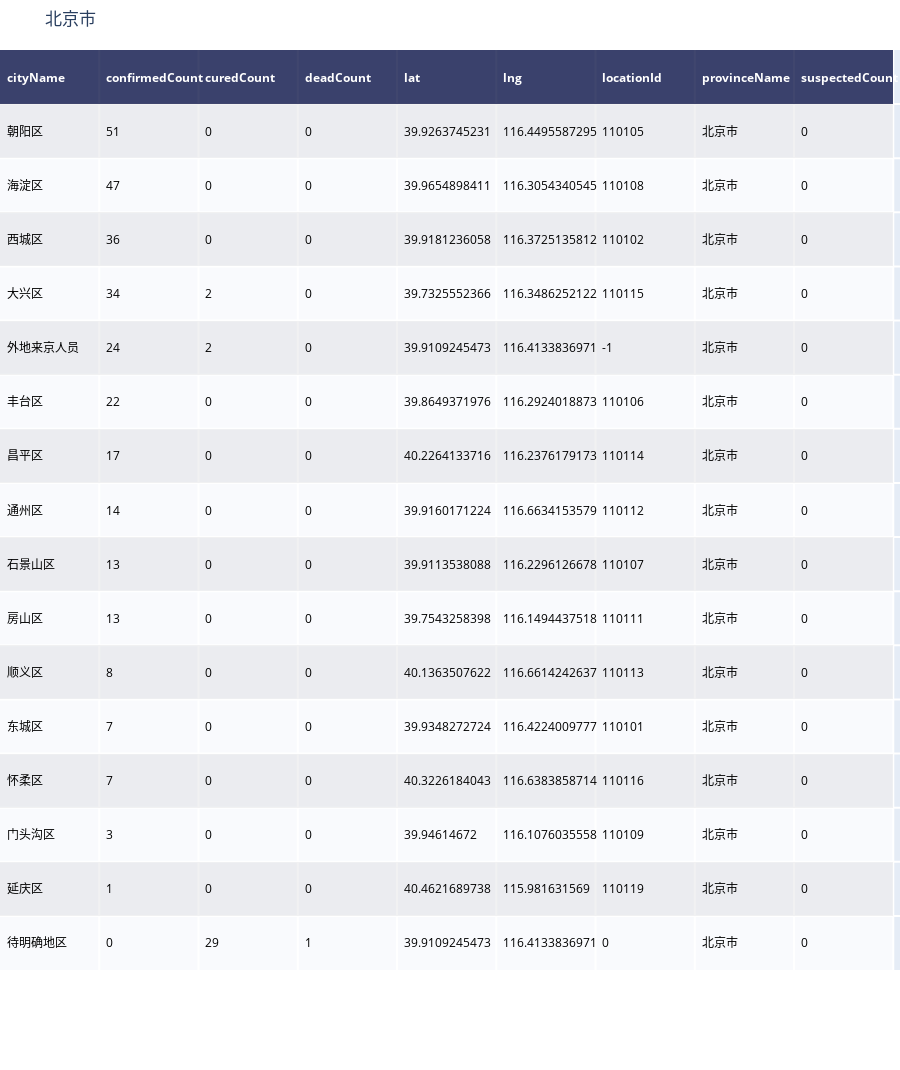

Notebook source saved alongside this figure:
### Code cell
tab.update_layout(
    title_text='北京市',
)
tab.layout.margin.update({'t':50, 'b':100})
tab.show()

### Figure 1 — Plotly figure (JSON) as saved in the notebook; plotly's stock layout.template omitted (floating-point values rounded to 4 significant figures; data arrays with more than 128 entries replaced by an {"elided": "..."} marker saying what was removed)
{"data": [{"colorscale": [[0, "#00083e"], [0.5, "#ededee"], [1, "#ffffff"]], "hoverinfo": "none", "opacity": 0.75, "showscale": false, "type": "heatmap", "z": {"elided": "17x9 float values"}}], "layout": {"annotations": [{"align": "left", "font": {"color": "#ffffff"}, "showarrow": false, "text": "<b>cityName</b>", "x": -0.45, "xanchor": "left", "xref": "x", "y": 0, "yref": "y"}, {"align": "left", "font": {"color": "#ffffff"}, "showarrow": false, "text": "<b>confirmedCount</b>", "x": 0.55, "xanchor": "left", "xref": "x", "y": 0, "yref": "y"}, {"align": "left", "font": {"color": "#ffffff"}, "showarrow": false, "text": "<b>curedCount</b>", "x": 1.55, "xanchor": "left", "xref": "x", "y": 0, "yref": "y"}, {"align": "left", "font": {"color": "#ffffff"}, "showarrow": false, "text": "<b>deadCount</b>", "x": 2.55, "xanchor": "left", "xref": "x", "y": 0, "yref": "y"}, {"align": "left", "font": {"color": "#ffffff"}, "showarrow": false, "text": "<b>lat</b>", "x": 3.55, "xanchor": "left", "xref": "x", "y": 0, "yref": "y"}, {"align": "left", "font": {"color": "#ffffff"}, "showarrow": false, "text": "<b>lng</b>", "x": 4.55, "xanchor": "left", "xref": "x", "y": 0, "yref": "y"}, {"align": "left", "font": {"color": "#ffffff"}, "showarrow": false, "text": "<b>locationId</b>", "x": 5.55, "xanchor": "left", "xref": "x", "y": 0, "yref": "y"}, {"align": "left", "font": {"color": "#ffffff"}, "showarrow": false, "text": "<b>provinceName</b>", "x": 6.55, "xanchor": "left", "xref": "x", "y": 0, "yref": "y"}, {"align": "left", "font": {"color": "#ffffff"}, "showarrow": false, "text": "<b>suspectedCount</b>", "x": 7.55, "xanchor": "left", "xref": "x", "y": 0, "yref": "y"}, {"align": "left", "font": {"color": "#000000"}, "showarrow": false, "text": "朝阳区", "x": -0.45, "xanchor": "left", "xref": "x", "y": 1, "yref": "y"}, {"align": "left", "font": {"color": "#000000"}, "showarrow": false, "text": "51", "x": 0.55, "xanchor": "left", "xref": "x", "y": 1, "yref": "y"}, {"align": "left", "font": {"color": "#000000"}, "showarrow": false, "text": "0", "x": 1.55, "xanchor": "left", "xref": "x", "y": 1, "yref": "y"}, {"align": "left", "font": {"color": "#000000"}, "showarrow": false, "text": "0", "x": 2.55, "xanchor": "left", "xref": "x", "y": 1, "yref": "y"}, {"align": "left", "font": {"color": "#000000"}, "showarrow": false, "text": "39.9263745231", "x": 3.55, "xanchor": "left", "xref": "x", "y": 1, "yref": "y"}, {"align": "left", "font": {"color": "#000000"}, "showarrow": false, "text": "116.4495587295", "x": 4.55, "xanchor": "left", "xref": "x", "y": 1, "yref": "y"}, {"align": "left", "font": {"color": "#000000"}, "showarrow": false, "text": "110105", "x": 5.55, "xanchor": "left", "xref": "x", "y": 1, "yref": "y"}, {"align": "left", "font": {"color": "#000000"}, "showarrow": false, "text": "北京市", "x": 6.55, "xanchor": "left", "xref": "x", "y": 1, "yref": "y"}, {"align": "left", "font": {"color": "#000000"}, "showarrow": false, "text": "0", "x": 7.55, "xanchor": "left", "xref": "x", "y": 1, "yref": "y"}, {"align": "left", "font": {"color": "#000000"}, "showarrow": false, "text": "海淀区", "x": -0.45, "xanchor": "left", "xref": "x", "y": 2, "yref": "y"}, {"align": "left", "font": {"color": "#000000"}, "showarrow": false, "text": "47", "x": 0.55, "xanchor": "left", "xref": "x", "y": 2, "yref": "y"}, {"align": "left", "font": {"color": "#000000"}, "showarrow": false, "text": "0", "x": 1.55, "xanchor": "left", "xref": "x", "y": 2, "yref": "y"}, {"align": "left", "font": {"color": "#000000"}, "showarrow": false, "text": "0", "x": 2.55, "xanchor": "left", "xref": "x", "y": 2, "yref": "y"}, {"align": "left", "font": {"color": "#000000"}, "showarrow": false, "text": "39.9654898411", "x": 3.55, "xanchor": "left", "xref": "x", "y": 2, "yref": "y"}, {"align": "left", "font": {"color": "#000000"}, "showarrow": false, "text": "116.3054340545", "x": 4.55, "xanchor": "left", "xref": "x", "y": 2, "yref": "y"}, {"align": "left", "font": {"color": "#000000"}, "showarrow": false, "text": "110108", "x": 5.55, "xanchor": "left", "xref": "x", "y": 2, "yref": "y"}, {"align": "left", "font": {"color": "#000000"}, "showarrow": false, "text": "北京市", "x": 6.55, "xanchor": "left", "xref": "x", "y": 2, "yref": "y"}, {"align": "left", "font": {"color": "#000000"}, "showarrow": false, "text": "0", "x": 7.55, "xanchor": "left", "xref": "x", "y": 2, "yref": "y"}, {"align": "left", "font": {"color": "#000000"}, "showarrow": false, "text": "西城区", "x": -0.45, "xanchor": "left", "xref": "x", "y": 3, "yref": "y"}, {"align": "left", "font": {"color": "#000000"}, "showarrow": false, "text": "36", "x": 0.55, "xanchor": "left", "xref": "x", "y": 3, "yref": "y"}, {"align": "left", "font": {"color": "#000000"}, "showarrow": false, "text": "0", "x": 1.55, "xanchor": "left", "xref": "x", "y": 3, "yref": "y"}, {"align": "left", "font": {"color": "#000000"}, "showarrow": false, "text": "0", "x": 2.55, "xanchor": "left", "xref": "x", "y": 3, "yref": "y"}, {"align": "left", "font": {"color": "#000000"}, "showarrow": false, "text": "39.9181236058", "x": 3.55, "xanchor": "left", "xref": "x", "y": 3, "yref": "y"}, {"align": "left", "font": {"color": "#000000"}, "showarrow": false, "text": "116.3725135812", "x": 4.55, "xanchor": "left", "xref": "x", "y": 3, "yref": "y"}, {"align": "left", "font": {"color": "#000000"}, "showarrow": false, "text": "110102", "x": 5.55, "xanchor": "left", "xref": "x", "y": 3, "yref": "y"}, {"align": "left", "font": {"color": "#000000"}, "showarrow": false, "text": "北京市", "x": 6.55, "xanchor": "left", "xref": "x", "y": 3, "yref": "y"}, {"align": "left", "font": {"color": "#000000"}, "showarrow": false, "text": "0", "x": 7.55, "xanchor": "left", "xref": "x", "y": 3, "yref": "y"}, {"align": "left", "font": {"color": "#000000"}, "showarrow": false, "text": "大兴区", "x": -0.45, "xanchor": "left", "xref": "x", "y": 4, "yref": "y"}, {"align": "left", "font": {"color": "#000000"}, "showarrow": false, "text": "34", "x": 0.55, "xanchor": "left", "xref": "x", "y": 4, "yref": "y"}, {"align": "left", "font": {"color": "#000000"}, "showarrow": false, "text": "2", "x": 1.55, "xanchor": "left", "xref": "x", "y": 4, "yref": "y"}, {"align": "left", "font": {"color": "#000000"}, "showarrow": false, "text": "0", "x": 2.55, "xanchor": "left", "xref": "x", "y": 4, "yref": "y"}, {"align": "left", "font": {"color": "#000000"}, "showarrow": false, "text": "39.7325552366", "x": 3.55, "xanchor": "left", "xref": "x", "y": 4, "yref": "y"}, {"align": "left", "font": {"color": "#000000"}, "showarrow": false, "text": "116.3486252122", "x": 4.55, "xanchor": "left", "xref": "x", "y": 4, "yref": "y"}, {"align": "left", "font": {"color": "#000000"}, "showarrow": false, "text": "110115", "x": 5.55, "xanchor": "left", "xref": "x", "y": 4, "yref": "y"}, {"align": "left", "font": {"color": "#000000"}, "showarrow": false, "text": "北京市", "x": 6.55, "xanchor": "left", "xref": "x", "y": 4, "yref": "y"}, {"align": "left", "font": {"color": "#000000"}, "showarrow": false, "text": "0", "x": 7.55, "xanchor": "left", "xref": "x", "y": 4, "yref": "y"}, {"align": "left", "font": {"color": "#000000"}, "showarrow": false, "text": "外地来京人员", "x": -0.45, "xanchor": "left", "xref": "x", "y": 5, "yref": "y"}, {"align": "left", "font": {"color": "#000000"}, "showarrow": false, "text": "24", "x": 0.55, "xanchor": "left", "xref": "x", "y": 5, "yref": "y"}, {"align": "left", "font": {"color": "#000000"}, "showarrow": false, "text": "2", "x": 1.55, "xanchor": "left", "xref": "x", "y": 5, "yref": "y"}, {"align": "left", "font": {"color": "#000000"}, "showarrow": false, "text": "0", "x": 2.55, "xanchor": "left", "xref": "x", "y": 5, "yref": "y"}, {"align": "left", "font": {"color": "#000000"}, "showarrow": false, "text": "39.9109245473", "x": 3.55, "xanchor": "left", "xref": "x", "y": 5, "yref": "y"}, {"align": "left", "font": {"color": "#000000"}, "showarrow": false, "text": "116.4133836971", "x": 4.55, "xanchor": "left", "xref": "x", "y": 5, "yref": "y"}, {"align": "left", "font": {"color": "#000000"}, "showarrow": false, "text": "-1", "x": 5.55, "xanchor": "left", "xref": "x", "y": 5, "yref": "y"}, {"align": "left", "font": {"color": "#000000"}, "showarrow": false, "text": "北京市", "x": 6.55, "xanchor": "left", "xref": "x", "y": 5, "yref": "y"}, {"align": "left", "font": {"color": "#000000"}, "showarrow": false, "text": "0", "x": 7.55, "xanchor": "left", "xref": "x", "y": 5, "yref": "y"}, {"align": "left", "font": {"color": "#000000"}, "showarrow": false, "text": "丰台区", "x": -0.45, "xanchor": "left", "xref": "x", "y": 6, "yref": "y"}, {"align": "left", "font": {"color": "#000000"}, "showarrow": false, "text": "22", "x": 0.55, "xanchor": "left", "xref": "x", "y": 6, "yref": "y"}, {"align": "left", "font": {"color": "#000000"}, "showarrow": false, "text": "0", "x": 1.55, "xanchor": "left", "xref": "x", "y": 6, "yref": "y"}, {"align": "left", "font": {"color": "#000000"}, "showarrow": false, "text": "0", "x": 2.55, "xanchor": "left", "xref": "x", "y": 6, "yref": "y"}, {"align": "left", "font": {"color": "#000000"}, "showarrow": false, "text": "39.8649371976", "x": 3.55, "xanchor": "left", "xref": "x", "y": 6, "yref": "y"}, {"align": "left", "font": {"color": "#000000"}, "showarrow": false, "text": "116.2924018873", "x": 4.55, "xanchor": "left", "xref": "x", "y": 6, "yref": "y"}, {"align": "left", "font": {"color": "#000000"}, "showarrow": false, "text": "110106", "x": 5.55, "xanchor": "left", "xref": "x", "y": 6, "yref": "y"}, {"align": "left", "font": {"color": "#000000"}, "showarrow": false, "text": "北京市", "x": 6.55, "xanchor": "left", "xref": "x", "y": 6, "yref": "y"}, {"align": "left", "font": {"color": "#000000"}, "showarrow": false, "text": "0", "x": 7.55, "xanchor": "left", "xref": "x", "y": 6, "yref": "y"}, {"align": "left", "font": {"color": "#000000"}, "showarrow": false, "text": "昌平区", "x": -0.45, "xanchor": "left", "xref": "x", "y": 7, "yref": "y"}, {"align": "left", "font": {"color": "#000000"}, "showarrow": false, "text": "17", "x": 0.55, "xanchor": "left", "xref": "x", "y": 7, "yref": "y"}, {"align": "left", "font": {"color": "#000000"}, "showarrow": false, "text": "0", "x": 1.55, "xanchor": "left", "xref": "x", "y": 7, "yref": "y"}, {"align": "left", "font": {"color": "#000000"}, "showarrow": false, "text": "0", "x": 2.55, "xanchor": "left", "xref": "x", "y": 7, "yref": "y"}, {"align": "left", "font": {"color": "#000000"}, "showarrow": false, "text": "40.2264133716", "x": 3.55, "xanchor": "left", "xref": "x", "y": 7, "yref": "y"}, {"align": "left", "font": {"color": "#000000"}, "showarrow": false, "text": "116.2376179173", "x": 4.55, "xanchor": "left", "xref": "x", "y": 7, "yref": "y"}, {"align": "left", "font": {"color": "#000000"}, "showarrow": false, "text": "110114", "x": 5.55, "xanchor": "left", "xref": "x", "y": 7, "yref": "y"}, {"align": "left", "font": {"color": "#000000"}, "showarrow": false, "text": "北京市", "x": 6.55, "xanchor": "left", "xref": "x", "y": 7, "yref": "y"}, {"align": "left", "font": {"color": "#000000"}, "showarrow": false, "text": "0", "x": 7.55, "xanchor": "left", "xref": "x", "y": 7, "yref": "y"}, {"align": "left", "font": {"color": "#000000"}, "showarrow": false, "text": "通州区", "x": -0.45, "xanchor": "left", "xref": "x", "y": 8, "yref": "y"}, {"align": "left", "font": {"color": "#000000"}, "showarrow": false, "text": "14", "x": 0.55, "xanchor": "left", "xref": "x", "y": 8, "yref": "y"}, {"align": "left", "font": {"color": "#000000"}, "showarrow": false, "text": "0", "x": 1.55, "xanchor": "left", "xref": "x", "y": 8, "yref": "y"}, {"align": "left", "font": {"color": "#000000"}, "showarrow": false, "text": "0", "x": 2.55, "xanchor": "left", "xref": "x", "y": 8, "yref": "y"}, {"align": "left", "font": {"color": "#000000"}, "showarrow": false, "text": "39.9160171224", "x": 3.55, "xanchor": "left", "xref": "x", "y": 8, "yref": "y"}, {"align": "left", "font": {"color": "#000000"}, "showarrow": false, "text": "116.6634153579", "x": 4.55, "xanchor": "left", "xref": "x", "y": 8, "yref": "y"}, {"align": "left", "font": {"color": "#000000"}, "showarrow": false, "text": "110112", "x": 5.55, "xanchor": "left", "xref": "x", "y": 8, "yref": "y"}, {"align": "left", "font": {"color": "#000000"}, "showarrow": false, "text": "北京市", "x": 6.55, "xanchor": "left", "xref": "x", "y": 8, "yref": "y"}, {"align": "left", "font": {"color": "#000000"}, "showarrow": false, "text": "0", "x": 7.55, "xanchor": "left", "xref": "x", "y": 8, "yref": "y"}, {"align": "left", "font": {"color": "#000000"}, "showarrow": false, "text": "石景山区", "x": -0.45, "xanchor": "left", "xref": "x", "y": 9, "yref": "y"}, {"align": "left", "font": {"color": "#000000"}, "showarrow": false, "text": "13", "x": 0.55, "xanchor": "left", "xref": "x", "y": 9, "yref": "y"}, {"align": "left", "font": {"color": "#000000"}, "showarrow": false, "text": "0", "x": 1.55, "xanchor": "left", "xref": "x", "y": 9, "yref": "y"}, {"align": "left", "font": {"color": "#000000"}, "showarrow": false, "text": "0", "x": 2.55, "xanchor": "left", "xref": "x", "y": 9, "yref": "y"}, {"align": "left", "font": {"color": "#000000"}, "showarrow": false, "text": "39.9113538088", "x": 3.55, "xanchor": "left", "xref": "x", "y": 9, "yref": "y"}, {"align": "left", "font": {"color": "#000000"}, "showarrow": false, "text": "116.2296126678", "x": 4.55, "xanchor": "left", "xref": "x", "y": 9, "yref": "y"}, {"align": "left", "font": {"color": "#000000"}, "showarrow": false, "text": "110107", "x": 5.55, "xanchor": "left", "xref": "x", "y": 9, "yref": "y"}, {"align": "left", "font": {"color": "#000000"}, "showarrow": false, "text": "北京市", "x": 6.55, "xanchor": "left", "xref": "x", "y": 9, "yref": "y"}, {"align": "left", "font": {"color": "#000000"}, "showarrow": false, "text": "0", "x": 7.55, "xanchor": "left", "xref": "x", "y": 9, "yref": "y"}, {"align": "left", "font": {"color": "#000000"}, "showarrow": false, "text": "房山区", "x": -0.45, "xanchor": "left", "xref": "x", "y": 10, "yref": "y"}, {"align": "left", "font": {"color": "#000000"}, "showarrow": false, "text": "13", "x": 0.55, "xanchor": "left", "xref": "x", "y": 10, "yref": "y"}, {"align": "left", "font": {"color": "#000000"}, "showarrow": false, "text": "0", "x": 1.55, "xanchor": "left", "xref": "x", "y": 10, "yref": "y"}, {"align": "left", "font": {"color": "#000000"}, "showarrow": false, "text": "0", "x": 2.55, "xanchor": "left", "xref": "x", "y": 10, "yref": "y"}, {"align": "left", "font": {"color": "#000000"}, "showarrow": false, "text": "39.7543258398", "x": 3.55, "xanchor": "left", "xref": "x", "y": 10, "yref": "y"}, {"align": "left", "font": {"color": "#000000"}, "showarrow": false, "text": "116.1494437518", "x": 4.55, "xanchor": "left", "xref": "x", "y": 10, "yref": "y"}, {"align": "left", "font": {"color": "#000000"}, "showarrow": false, "text": "110111", "x": 5.55, "xanchor": "left", "xref": "x", "y": 10, "yref": "y"}, {"align": "left", "font": {"color": "#000000"}, "showarrow": false, "text": "北京市", "x": 6.55, "xanchor": "left", "xref": "x", "y": 10, "yref": "y"}, {"align": "left", "font": {"color": "#000000"}, "showarrow": false, "text": "0", "x": 7.55, "xanchor": "left", "xref": "x", "y": 10, "yref": "y"}, {"align": "left", "font": {"color": "#000000"}, "showarrow": false, "text": "顺义区", "x": -0.45, "xanchor": "left", "xref": "x", "y": 11, "yref": "y"}, {"align": "left", "font": {"color": "#000000"}, "showarrow": false, "text": "8", "x": 0.55, "xanchor": "left", "xref": "x", "y": 11, "yref": "y"}, {"align": "left", "font": {"color": "#000000"}, "showarrow": false, "text": "0", "x": 1.55, "xanchor": "left", "xref": "x", "y": 11, "yref": "y"}, {"align": "left", "font": {"color": "#000000"}, "showarrow": false, "text": "0", "x": 2.55, "xanchor": "left", "xref": "x", "y": 11, "yref": "y"}, {"align": "left", "font": {"color": "#000000"}, "showarrow": false, "text": "40.1363507622", "x": 3.55, "xanchor": "left", "xref": "x", "y": 11, "yref": "y"}, {"align": "left", "font": {"color": "#000000"}, "showarrow": false, "text": "116.6614242637", "x": 4.55, "xanchor": "left", "xref": "x", "y": 11, "yref": "y"}, {"align": "left", "font": {"color": "#000000"}, "showarrow": false, "text": "110113", "x": 5.55, "xanchor": "left", "xref": "x", "y": 11, "yref": "y"}, {"align": "left", "font": {"color": "#000000"}, "showarrow": false, "text": "北京市", "x": 6.55, "xanchor": "left", "xref": "x", "y": 11, "yref": "y"}, {"align": "left", "font": {"color": "#000000"}, "showarrow": false, "text": "0", "x": 7.55, "xanchor": "left", "xref": "x", "y": 11, "yref": "y"}, {"align": "left", "font": {"color": "#000000"}, "showarrow": false, "text": "东城区", "x": -0.45, "xanchor": "left", "xref": "x", "y": 12, "yref": "y"}, {"align": "left", "font": {"color": "#000000"}, "showarrow": false, "text": "7", "x": 0.55, "xanchor": "left", "xref": "x", "y": 12, "yref": "y"}, {"align": "left", "font": {"color": "#000000"}, "showarrow": false, "text": "0", "x": 1.55, "xanchor": "left", "xref": "x", "y": 12, "yref": "y"}, {"align": "left", "font": {"color": "#000000"}, "showarrow": false, "text": "0", "x": 2.55, "xanchor": "left", "xref": "x", "y": 12, "yref": "y"}, {"align": "left", "font": {"color": "#000000"}, "showarrow": false, "text": "39.9348272724", "x": 3.55, "xanchor": "left", "xref": "x", "y": 12, "yref": "y"}, {"align": "left", "font": {"color": "#000000"}, "showarrow": false, "text": "116.4224009777", "x": 4.55, "xanchor": "left", "xref": "x", "y": 12, "yref": "y"}, {"align": "left", "font": {"color": "#000000"}, "showarrow": false, "text": "110101", "x": 5.55, "xanchor": "left", "xref": "x", "y": 12, "yref": "y"}, {"align": "left", "font": {"color": "#000000"}, "showarrow": false, "text": "北京市", "x": 6.55, "xanchor": "left", "xref": "x", "y": 12, "yref": "y"}, {"align": "left", "font": {"color": "#000000"}, "showarrow": false, "text": "0", "x": 7.55, "xanchor": "left", "xref": "x", "y": 12, "yref": "y"}, {"align": "left", "font": {"color": "#000000"}, "showarrow": false, "text": "怀柔区", "x": -0.45, "xanchor": "left", "xref": "x", "y": 13, "yref": "y"}, {"align": "left", "font": {"color": "#000000"}, "showarrow": false, "text": "7", "x": 0.55, "xanchor": "left", "xref": "x", "y": 13, "yref": "y"}, {"align": "left", "font": {"color": "#000000"}, "showarrow": false, "text": "0", "x": 1.55, "xanchor": "left", "xref": "x", "y": 13, "yref": "y"}, {"align": "left", "font": {"color": "#000000"}, "showarrow": false, "text": "0", "x": 2.55, "xanchor": "left", "xref": "x", "y": 13, "yref": "y"}, {"align": "left", "font": {"color": "#000000"}, "showarrow": false, "text": "40.3226184043", "x": 3.55, "xanchor": "left", "xref": "x", "y": 13, "yref": "y"}, {"align": "left", "font": {"color": "#000000"}, "showarrow": false, "text": "116.6383858714", "x": 4.55, "xanchor": "left", "xref": "x", "y": 13, "yref": "y"}, {"align": "left", "font": {"color": "#000000"}, "showarrow": false, "text": "110116", "x": 5.55, "xanchor": "left", "xref": "x", "y": 13, "yref": "y"}, {"align": "left", "font": {"color": "#000000"}, "showarrow": false, "text": "北京市", "x": 6.55, "xanchor": "left", "xref": "x", "y": 13, "yref": "y"}, {"align": "left", "font": {"color": "#000000"}, "showarrow": false, "text": "0", "x": 7.55, "xanchor": "left", "xref": "x", "y": 13, "yref": "y"}, {"align": "left", "font": {"color": "#000000"}, "showarrow": false, "text": "门头沟区", "x": -0.45, "xanchor": "left", "xref": "x", "y": 14, "yref": "y"}, {"align": "left", "font": {"color": "#000000"}, "showarrow": false, "text": "3", "x": 0.55, "xanchor": "left", "xref": "x", "y": 14, "yref": "y"}, {"align": "left", "font": {"color": "#000000"}, "showarrow": false, "text": "0", "x": 1.55, "xanchor": "left", "xref": "x", "y": 14, "yref": "y"}, {"align": "left", "font": {"color": "#000000"}, "showarrow": false, "text": "0", "x": 2.55, "xanchor": "left", "xref": "x", "y": 14, "yref": "y"}, {"align": "left", "font": {"color": "#000000"}, "showarrow": false, "text": "39.94614672", "x": 3.55, "xanchor": "left", "xref": "x", "y": 14, "yref": "y"}, {"align": "left", "font": {"color": "#000000"}, "showarrow": false, "text": "116.1076035558", "x": 4.55, "xanchor": "left", "xref": "x", "y": 14, "yref": "y"}, {"align": "left", "font": {"color": "#000000"}, "showarrow": false, "text": "110109", "x": 5.55, "xanchor": "left", "xref": "x", "y": 14, "yref": "y"}, {"align": "left", "font": {"color": "#000000"}, "showarrow": false, "text": "北京市", "x": 6.55, "xanchor": "left", "xref": "x", "y": 14, "yref": "y"}, {"align": "left", "font": {"color": "#000000"}, "showarrow": false, "text": "0", "x": 7.55, "xanchor": "left", "xref": "x", "y": 14, "yref": "y"}, {"align": "left", "font": {"color": "#000000"}, "showarrow": false, "text": "延庆区", "x": -0.45, "xanchor": "left", "xref": "x", "y": 15, "yref": "y"}, {"align": "left", "font": {"color": "#000000"}, "showarrow": false, "text": "1", "x": 0.55, "xanchor": "left", "xref": "x", "y": 15, "yref": "y"}, {"align": "left", "font": {"color": "#000000"}, "showarrow": false, "text": "0", "x": 1.55, "xanchor": "left", "xref": "x", "y": 15, "yref": "y"}, {"align": "left", "font": {"color": "#000000"}, "showarrow": false, "text": "0", "x": 2.55, "xanchor": "left", "xref": "x", "y": 15, "yref": "y"}, {"align": "left", "font": {"color": "#000000"}, "showarrow": false, "text": "40.4621689738", "x": 3.55, "xanchor": "left", "xref": "x", "y": 15, "yref": "y"}, {"align": "left", "font": {"color": "#000000"}, "showarrow": false, "text": "115.981631569", "x": 4.55, "xanchor": "left", "xref": "x", "y": 15, "yref": "y"}, {"align": "left", "font": {"color": "#000000"}, "showarrow": false, "text": "110119", "x": 5.55, "xanchor": "left", "xref": "x", "y": 15, "yref": "y"}, {"align": "left", "font": {"color": "#000000"}, "showarrow": false, "text": "北京市", "x": 6.55, "xanchor": "left", "xref": "x", "y": 15, "yref": "y"}, {"align": "left", "font": {"color": "#000000"}, "showarrow": false, "text": "0", "x": 7.55, "xanchor": "left", "xref": "x", "y": 15, "yref": "y"}, {"align": "left", "font": {"color": "#000000"}, "showarrow": false, "text": "待明确地区", "x": -0.45, "xanchor": "left", "xref": "x", "y": 16, "yref": "y"}, {"align": "left", "font": {"color": "#000000"}, "showarrow": false, "text": "0", "x": 0.55, "xanchor": "left", "xref": "x", "y": 16, "yref": "y"}, {"align": "left", "font": {"color": "#000000"}, "showarrow": false, "text": "29", "x": 1.55, "xanchor": "left", "xref": "x", "y": 16, "yref": "y"}, {"align": "left", "font": {"color": "#000000"}, "showarrow": false, "text": "1", "x": 2.55, "xanchor": "left", "xref": "x", "y": 16, "yref": "y"}, {"align": "left", "font": {"color": "#000000"}, "showarrow": false, "text": "39.9109245473", "x": 3.55, "xanchor": "left", "xref": "x", "y": 16, "yref": "y"}, {"align": "left", "font": {"color": "#000000"}, "showarrow": false, "text": "116.4133836971", "x": 4.55, "xanchor": "left", "xref": "x", "y": 16, "yref": "y"}, {"align": "left", "font": {"color": "#000000"}, "showarrow": false, "text": "0", "x": 5.55, "xanchor": "left", "xref": "x", "y": 16, "yref": "y"}, {"align": "left", "font": {"color": "#000000"}, "showarrow": false, "text": "北京市", "x": 6.55, "xanchor": "left", "xref": "x", "y": 16, "yref": "y"}, {"align": "left", "font": {"color": "#000000"}, "showarrow": false, "text": "0", "x": 7.55, "xanchor": "left", "xref": "x", "y": 16, "yref": "y"}], "height": 1070, "margin": {"b": 100, "l": 0, "r": 0, "t": 50}, "title": {"text": "北京市"}, "xaxis": {"dtick": 1, "gridwidth": 2, "showticklabels": false, "tick0": -0.5, "ticks": "", "zeroline": false}, "yaxis": {"autorange": "reversed", "dtick": 1, "gridwidth": 2, "showticklabels": false, "tick0": 0.5, "ticks": "", "zeroline": false}}}
